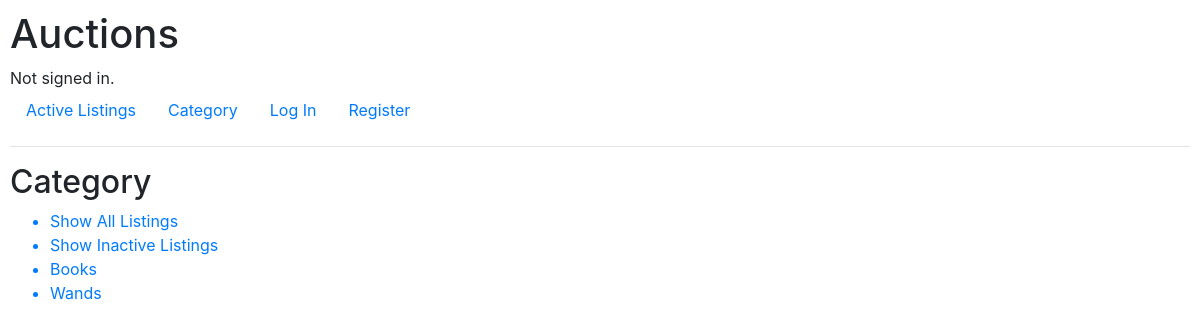
Page /category on the earlier database version.
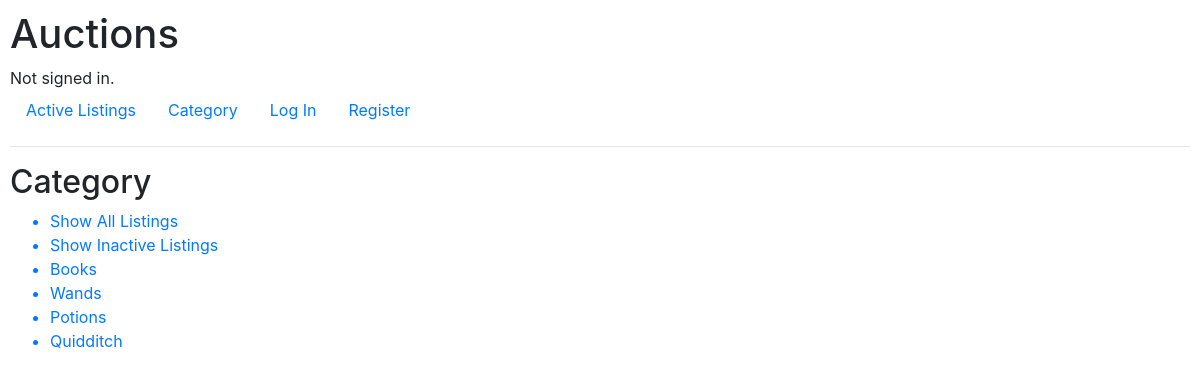
Same page on the later database version.
### auctions/models.py (models this page shows, shortened)
class Category(models.Model):
    name = models.CharField(max_length=64)

### auctions/views.py (the view)
# urls.py: path("category", views.category, name="category"),
def category(request):
    return render(request, "auctions/category.html", {
        "categories": Category.objects.all()
    })

### auctions/templates/auctions/category.html (shortened to what this page needs)
{% extends "auctions/layout.html" %}
{% block body %}
    <h2>Category</h2>
    <ul>
        <a style="text-decoration: none;" href="{% url 'all' %}"><li>Show All Listings</li></a>
        <a style="text-decoration: none;" href="{% url 'includeInactive' %}"><li>Show Inactive Listings</li></a>
        {% for category in categories %}
            <a style="text-decoration: none;" href="category/{{ category.name }}"><li>{{ category.name }}</li></a>
        {% endfor %}
    </ul>
{% endblock %}

### auctions/templates/auctions/layout.html (shortened to what this page needs)
{% load static %}
<!DOCTYPE html>
<html lang="en">
    <head>
        <link rel="stylesheet" href="https://stackpath.bootstrapcdn.com/bootstrap/4.4.1/css/bootstrap.min.css">
        <link href="{% static 'auctions/styles.css' %}" rel="stylesheet">
    </head>
    <body>
        <h1>Auctions</h1>
        <div>
            {% if user.is_authenticated %}
                Signed in as <strong>{{ user.username }}</strong>.
            {% else %}
                Not signed in.
            {% endif %}
        </div>
        <ul class="nav">
            <li class="nav-item">
                <a class="nav-link" href="{% url 'index' %}">Active Listings</a>
            </li>
            <li class="nav-item">
                <a class="nav-link" href="{% url 'category' %}">Category</a>
            </li>
            {% if user.is_authenticated %}
                <li class="nav-item">
                    <a class="nav-link" href="{% url 'watchlist' %}">Watchlist</a>
                </li>
                <li class="nav-item">
                    <a class="nav-link" href="{% url 'new_listing' %}">Create Listing</a>
                </li>
                <li class="nav-item">
                    <a class="nav-link" href="{% url 'logout' %}">Log Out</a>
                </li>
            {% else %}
                <li class="nav-item">
                    <a class="nav-link" href="{% url 'login' %}">Log In</a>
                </li>
                <li class="nav-item">
                    <a class="nav-link" href="{% url 'register' %}">Register</a>
                </li>
            {% endif %}
        </ul>
        <hr>
        {% block body %}
        {% endblock %}
    </body>
</html>

### auctions/static/auctions/styles.css (style rules this page uses)
body { padding: 10px; }

Differences in the rows shown:
added Category: name "Potions"
added Category: name "Quidditch"
